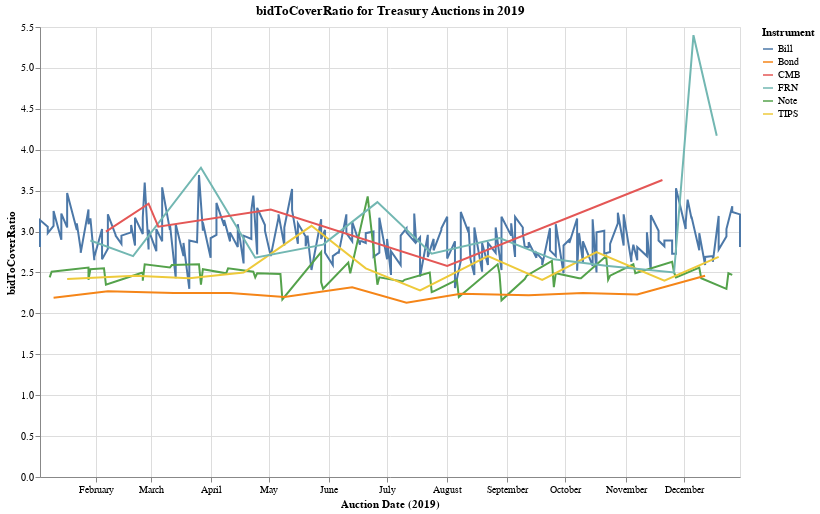

The code cell stored with this chart in its notebook:
### Markdown cell above
# US Treasury Auctions

Note: the bid-to-cover ratio is a measure of demand for a given instrument

### Code cell
import pandas as pd
import numpy as np
import altair as alt

def doChart(year, metric='bidToCoverRatio', instruments=['Bill', 'Bond', 'CMB', 'FRN', 'Note', 'TIPS']):
    url = 'https://www.treasurydirect.gov/TA_WS/securities/search?startDate={0}-01-01&endDate={0}-12-31&compact=false&dateFieldName=auctionDate'
    
    df = pd.read_json(url.format(year))

    df_sub = df[~df[metric].isnull()][['type', 'auctionDate', metric]]

    return alt.Chart(df_sub[df_sub.type.isin(instruments)]).mark_line().encode(
        alt.X('auctionDate:T', axis=alt.Axis(title="Auction Date ({})".format(year))),
        alt.Y('{0}:Q'.format(metric)),
        alt.Color('type:N', title='Instrument')
    ).properties(
        title="{0} for Treasury Auctions in {1}".format(metric, year),
        height=450,
        width=750,
        background='white'
    )

doChart(2019).properties(width=700, height=450)

### Figure 1 — Vega-Lite specification as saved in the notebook (floating-point values rounded to 4 significant figures; data arrays with more than 128 entries replaced by an {"elided": "..."} marker saying what was removed)
{"config": {"view": {"continuousWidth": 400, "continuousHeight": 300}}, "data": {"name": "data-304f790f849534c5cda7dc3313964e5b"}, "mark": "line", "background": "white", "encoding": {"color": {"type": "nominal", "field": "type", "title": "Instrument"}, "x": {"type": "temporal", "axis": {"title": "Auction Date (2019)"}, "field": "auctionDate"}, "y": {"type": "quantitative", "field": "bidToCoverRatio"}}, "height": 450, "title": "bidToCoverRatio for Treasury Auctions in 2019", "width": 700, "$schema": "https://vega.github.io/schema/vega-lite/v4.0.2.json", "datasets": {"data-304f790f849534c5cda7dc3313964e5b": {"elided": "325 records"}}}
